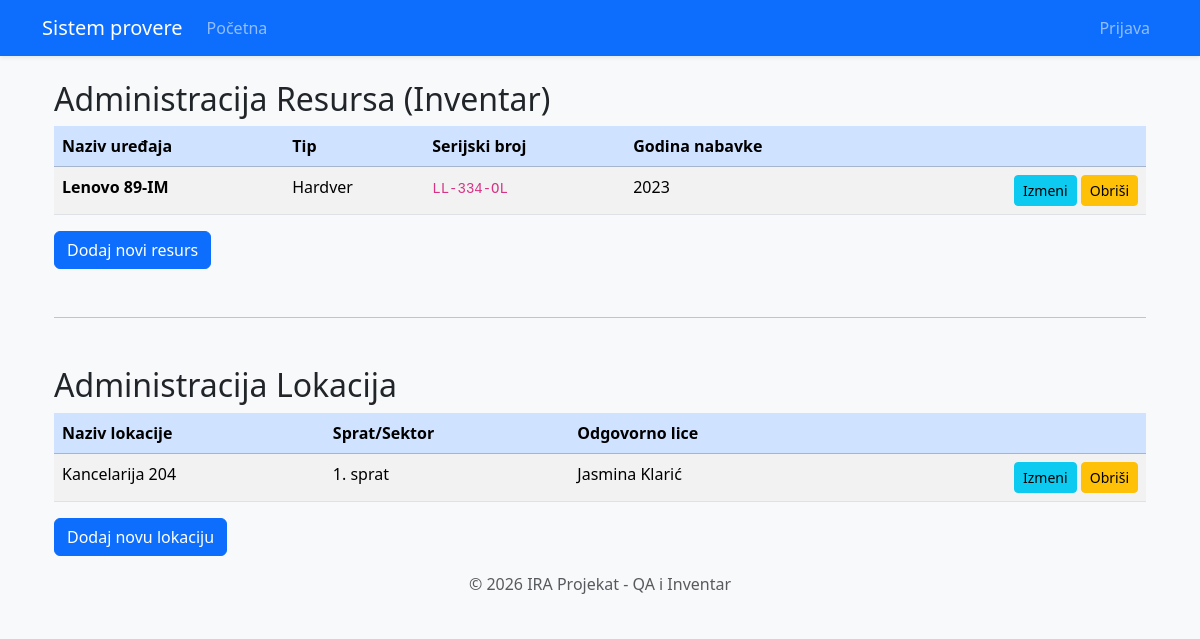
The app's page /administracija with its own data.
### alchemy_classes.py (models this page shows)
class Resurs(db.Model):
    __tablename__ = "resurs"
    id: Mapped[int] = mapped_column(Integer, primary_key=True)
    naziv: Mapped[str] = mapped_column(String(100), nullable=False)
    tip: Mapped[str] = mapped_column(String(50))
    serijski_broj: Mapped[str] = mapped_column(String(100), unique=True)
    godina_nabavke: Mapped[int] = mapped_column(Integer)
    statusi: Mapped[list["StatusResursa"]] = relationship("StatusResursa", back_populates="resurs", lazy=True)

class Lokacija(db.Model):
    __tablename__ = "lokacija"
    id: Mapped[int] = mapped_column(Integer, primary_key=True)
    naziv: Mapped[str] = mapped_column(String(100), nullable=False)
    sprat: Mapped[str] = mapped_column(String(50), nullable=True)
    odgovorno_lice: Mapped[str] = mapped_column(String(100))
    izvestaji: Mapped[list["StatusResursa"]] = relationship("StatusResursa", back_populates="lokacija")

### main.py (the view)
@app.route("/administracija", methods=["GET", "POST"])
def admin_page():
    all_resources = db.session.execute(db.select(Resurs)).scalars().all()
    all_locations = db.session.execute(db.select(Lokacija)).scalars().all()
    return render_template("administracija.html", resursi=all_resources, lokacije=all_locations)

### templates/administracija.html (shortened to what this page needs)
{% extends "base.html" %}
{% block content %}
<div class="jumbotron">
    <div class="container">
         <h2 class="mt-4">Administracija Resursa (Inventar)</h2>
        <table class="table table-striped table-hover">
            <thead>
            <tr class="table-primary">
                <th scope="col">Naziv uređaja</th>
                <th scope="col">Tip</th>
                <th scope="col">Serijski broj</th>
                <th scope="col">Godina nabavke</th>
                <th scope="col"></th>
            </tr>
            </thead>
            <tbody>
            {% for r in resursi %}
            <tr>
                <td><strong>{{r.naziv}}</strong></td>
                <td>{{r.tip}}</td>
                <td><code>{{r.serijski_broj or "/"}}</code></td>
                <td>{{r.godina_nabavke}}</td>
                 <td style="text-align: right;">
                    <a class="btn btn-sm btn-info" href="{{ url_for('add_resource', id=r.id) }}">Izmeni</a>
                    <a class="btn btn-sm btn-warning" href="{{ url_for('delete_resource', id=r.id) }}">Obriši</a>
                </td>
            </tr>
            {% endfor %}
            </tbody>
        </table>
        <a class="btn btn-primary" href="{{ url_for('add_resource') }}">Dodaj novi resurs</a>
<hr class="my-5">
        <h2>Administracija Lokacija</h2>
        <table class="table table-striped table-hover">
            <thead>
            <tr class="table-primary">
                <th scope="col">Naziv lokacije</th>
                <th scope="col">Sprat/Sektor</th>
                <th scope="col">Odgovorno lice</th>
                <th scope="col"></th>
            </tr>
            </thead>
            <tbody>
            {% for l in lokacije %}
            <tr>
                <td>{{l.naziv}}</td>
                <td>{{l.sprat or "/"}}</td>
                <td>{{l.odgovorno_lice}}</td>
                <td style="text-align: right;">
                    <a class="btn btn-sm btn-info" href="{{ url_for('add_location', id=l.id) }}">Izmeni</a>
                    <a class="btn btn-sm btn-warning" href="#">Obriši</a>
                </td>
            </tr>
            {% endfor %}
            </tbody>
        </table>
        <a class="btn btn-primary" href="{{ url_for('add_location') }}">Dodaj novu lokaciju</a>
    </div>
</div>
{% endblock %}

### templates/base.html (style rules this page uses)
body { background-color: #f8f9fa; }

### records on screen
Resurs: naziv "Lenovo 89-IM", tip "Hardver", serijski_broj "LL-334-OL", godina_nabavke "2023"
Lokacija: naziv "Kancelarija 204", sprat "1. sprat", odgovorno_lice "Jasmina Klarić"
